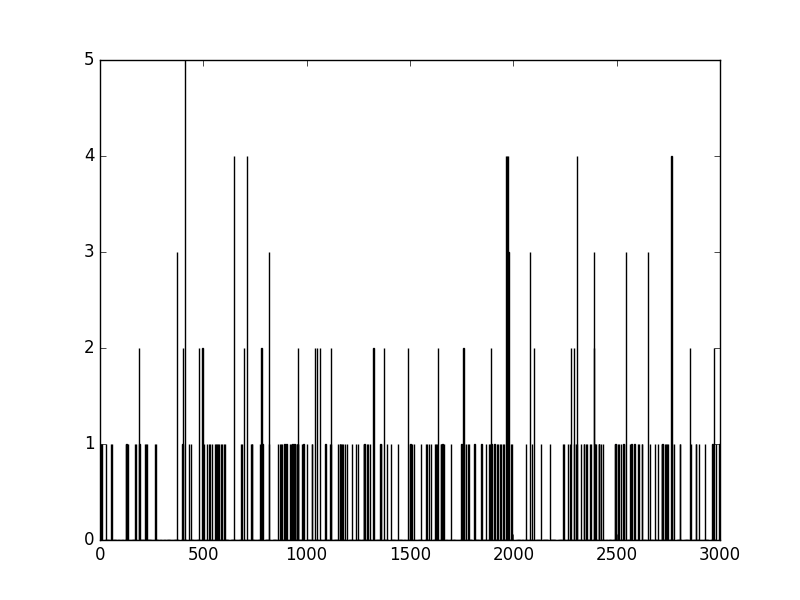
%> input picture project/output/hist/Coast.png, 800 x 600 px; its folder holds 4 pictures in this run
$ octave stitch_hist.m   (GNU Octave 9; MATLAB toolbox functions it lacks are replaced by stand-ins)
%> lines starting %> are read from the running program, lines starting %| are printed output that depends on the picture
% stitch histograms
%
% stitch histogram categories in one canvas
hists = dir('*.png');
%delete('canvas.png');
fig = figure;
row = 1;
length = size(hists, 1);
tot_rows = length/3;
for i = 1:3:length
    h1 = imread(hists(i).name);
%> h1 is the input picture: size 600x800x3 uint8; mean R, G, B 234.4, 234.4, 234.4
    h2 = imread(hists(i+1).name);
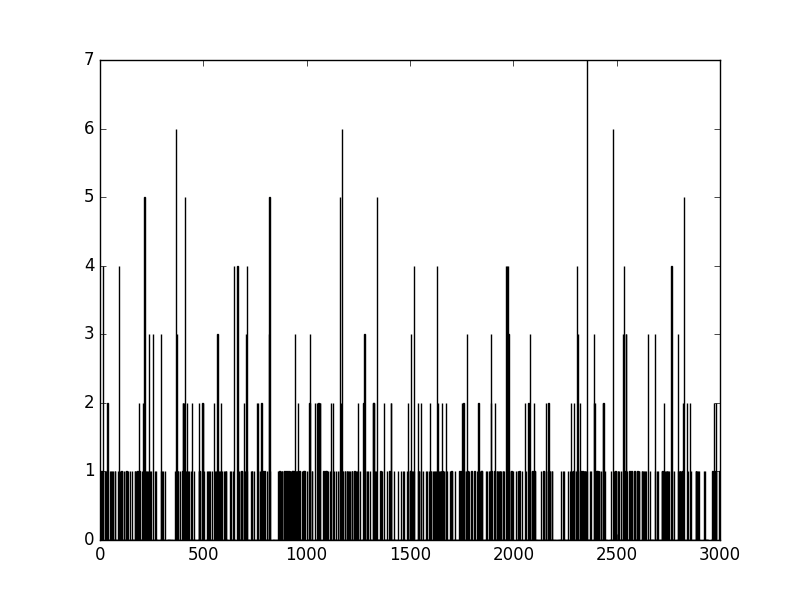
%> input picture project/output/hist/Forest.png, 800 x 600 px
%> h2 is the input picture: size 600x800x3 uint8; mean R, G, B 226.1, 226.1, 226.1
    h3 = imread(hists(i+2).name);
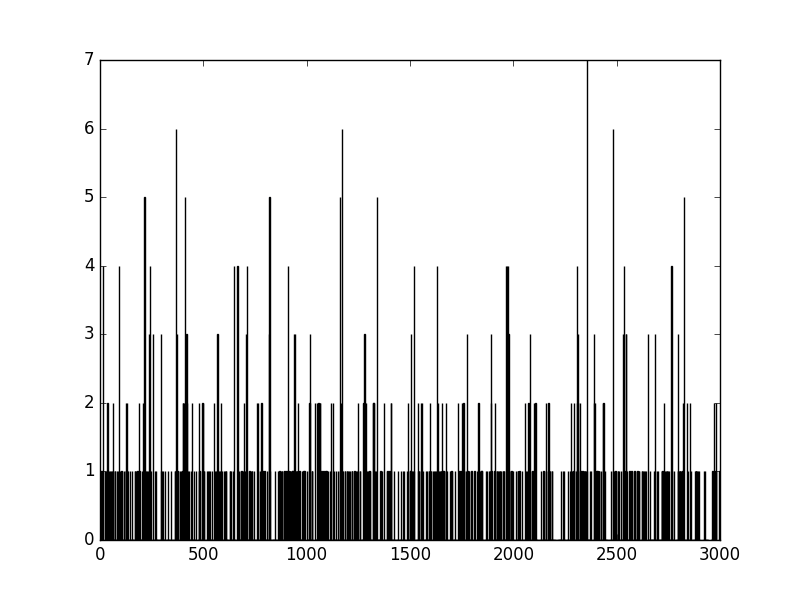
%> input picture project/output/hist/Highway.png, 800 x 600 px
%> h3 is the input picture: size 600x800x3 uint8; mean R, G, B 224.6, 224.6, 224.6
%> (the run ends here)
